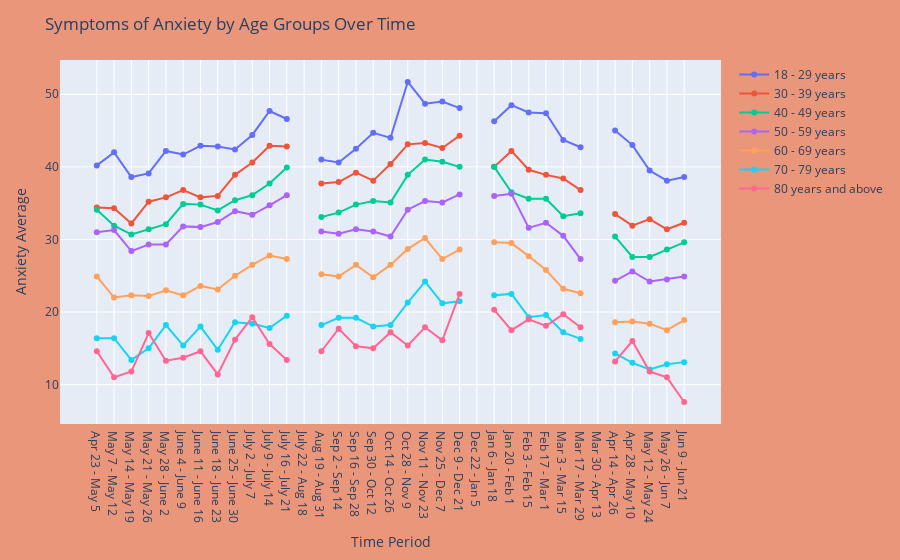

Write notebook code for a chart like this one.
### Code cell
#Anxiety by Age


fig = go.Figure()
for i in ageAF['Subgroup'].drop_duplicates():
    tempAF = ageAF['Subgroup'] == i                   
    tempdataAF=ageAF[tempAF]                                 #pulled age group name for each iteration in line above
    tempName = str(tempdataAF['Subgroup'])                   #names 790+ characters long so I trimmed them
    tempName = tempName[2:22]                              
    tempName = tempName.strip()                              
    if len(tempName) > 13:                                #because I trimmed this one from the front, I had to add "bove"
        tempName = tempName + "bove"                      #so the final label would be 80 years and above #HARDCODED LOL
    fig.add_trace(go.Scatter(x = tempdataAF['Time Period Label'], y = tempdataAF['Value'],
                            mode = 'lines+markers',
                            name = tempName))
                  
                                                             #create each line 

            
#format the layout of the table
fig.update_layout(title = 'Symptoms of Anxiety by Age Groups Over Time',
                 xaxis_title = 'Time Period',
                 yaxis_title = 'Anxiety Average', 
                  margin = dict(l = 60, r = 60, t = 60, b = 60), 
                  showlegend = True,
                 paper_bgcolor = "darksalmon")                
fig.update_yaxes(automargin = True)

#save and display figure
#fig.write_image('national_estimate_age_anxiety.svg')
fig.write_html('national_estimate_age_anxiety.html', full_html=False)
fig.show()

### Figure 1 — Plotly figure (JSON) as saved in the notebook; plotly's stock layout.template omitted (floating-point values rounded to 4 significant figures)
{"data": [{"mode": "lines+markers", "name": "18 - 29 years", "type": "scatter", "x": ["Apr 23 - May 5", "May 7 - May 12", "May 14 - May 19", "May 21 - May 26", "May 28 - June 2", "June 4 - June 9", "June 11 - June 16", "June 18 - June 23", "June 25 - June 30", "July 2 - July 7", "July 9 - July 14", "July 16 - July 21", "July 22 - Aug 18", "Aug 19 - Aug 31", "Sep 2 - Sep 14", "Sep 16 - Sep 28", "Sep 30 - Oct 12", "Oct 14 - Oct 26", "Oct 28 - Nov 9", "Nov 11 - Nov 23", "Nov 25 - Dec 7", "Dec 9 - Dec 21", "Dec 22 - Jan 5", "Jan 6 - Jan 18", "Jan 20 - Feb 1", "Feb 3 - Feb 15", "Feb 17 - Mar 1", "Mar 3 - Mar 15", "Mar 17 - Mar 29", "Mar 30 - Apr 13", "Apr 14 - Apr 26", "Apr 28 - May 10", "May 12 - May 24", "May 26 - Jun 7", "Jun 9 - Jun 21"], "y": [40.2, 42, 38.6, 39.1, 42.2, 41.7, 42.9, 42.8, 42.4, 44.4, 47.7, 46.6, null, 41, 40.6, 42.5, 44.7, 44, 51.7, 48.7, 49, 48.1, null, 46.3, 48.5, 47.5, 47.4, 43.7, 42.7, null, 45, 43, 39.5, 38.1, 38.6]}, {"mode": "lines+markers", "name": "30 - 39 years", "type": "scatter", "x": ["Apr 23 - May 5", "May 7 - May 12", "May 14 - May 19", "May 21 - May 26", "May 28 - June 2", "June 4 - June 9", "June 11 - June 16", "June 18 - June 23", "June 25 - June 30", "July 2 - July 7", "July 9 - July 14", "July 16 - July 21", "July 22 - Aug 18", "Aug 19 - Aug 31", "Sep 2 - Sep 14", "Sep 16 - Sep 28", "Sep 30 - Oct 12", "Oct 14 - Oct 26", "Oct 28 - Nov 9", "Nov 11 - Nov 23", "Nov 25 - Dec 7", "Dec 9 - Dec 21", "Dec 22 - Jan 5", "Jan 6 - Jan 18", "Jan 20 - Feb 1", "Feb 3 - Feb 15", "Feb 17 - Mar 1", "Mar 3 - Mar 15", "Mar 17 - Mar 29", "Mar 30 - Apr 13", "Apr 14 - Apr 26", "Apr 28 - May 10", "May 12 - May 24", "May 26 - Jun 7", "Jun 9 - Jun 21"], "y": [34.4, 34.3, 32.2, 35.2, 35.8, 36.8, 35.8, 36, 38.9, 40.6, 42.9, 42.8, null, 37.7, 37.9, 39.2, 38.1, 40.4, 43.1, 43.3, 42.6, 44.3, null, 40, 42.2, 39.6, 38.9, 38.4, 36.8, null, 33.5, 31.9, 32.8, 31.4, 32.3]}, {"mode": "lines+markers", "name": "40 - 49 years", "type": "scatter", "x": ["Apr 23 - May 5", "May 7 - May 12", "May 14 - May 19", "May 21 - May 26", "May 28 - June 2", "June 4 - June 9", "June 11 - June 16", "June 18 - June 23", "June 25 - June 30", "July 2 - July 7", "July 9 - July 14", "July 16 - July 21", "July 22 - Aug 18", "Aug 19 - Aug 31", "Sep 2 - Sep 14", "Sep 16 - Sep 28", "Sep 30 - Oct 12", "Oct 14 - Oct 26", "Oct 28 - Nov 9", "Nov 11 - Nov 23", "Nov 25 - Dec 7", "Dec 9 - Dec 21", "Dec 22 - Jan 5", "Jan 6 - Jan 18", "Jan 20 - Feb 1", "Feb 3 - Feb 15", "Feb 17 - Mar 1", "Mar 3 - Mar 15", "Mar 17 - Mar 29", "Mar 30 - Apr 13", "Apr 14 - Apr 26", "Apr 28 - May 10", "May 12 - May 24", "May 26 - Jun 7", "Jun 9 - Jun 21"], "y": [34.1, 31.9, 30.7, 31.4, 32.1, 34.9, 34.8, 34, 35.4, 36.1, 37.7, 39.9, null, 33.1, 33.7, 34.8, 35.3, 35.1, 38.9, 41, 40.7, 40, null, 40, 36.5, 35.6, 35.6, 33.2, 33.6, null, 30.4, 27.6, 27.6, 28.6, 29.6]}, {"mode": "lines+markers", "name": "50 - 59 years", "type": "scatter", "x": ["Apr 23 - May 5", "May 7 - May 12", "May 14 - May 19", "May 21 - May 26", "May 28 - June 2", "June 4 - June 9", "June 11 - June 16", "June 18 - June 23", "June 25 - June 30", "July 2 - July 7", "July 9 - July 14", "July 16 - July 21", "July 22 - Aug 18", "Aug 19 - Aug 31", "Sep 2 - Sep 14", "Sep 16 - Sep 28", "Sep 30 - Oct 12", "Oct 14 - Oct 26", "Oct 28 - Nov 9", "Nov 11 - Nov 23", "Nov 25 - Dec 7", "Dec 9 - Dec 21", "Dec 22 - Jan 5", "Jan 6 - Jan 18", "Jan 20 - Feb 1", "Feb 3 - Feb 15", "Feb 17 - Mar 1", "Mar 3 - Mar 15", "Mar 17 - Mar 29", "Mar 30 - Apr 13", "Apr 14 - Apr 26", "Apr 28 - May 10", "May 12 - May 24", "May 26 - Jun 7", "Jun 9 - Jun 21"], "y": [31, 31.3, 28.4, 29.3, 29.3, 31.8, 31.7, 32.4, 33.9, 33.4, 34.7, 36.1, null, 31.1, 30.8, 31.4, 31.1, 30.4, 34.1, 35.3, 35.1, 36.2, null, 36, 36.3, 31.6, 32.3, 30.5, 27.3, null, 24.3, 25.6, 24.2, 24.5, 24.9]}, {"mode": "lines+markers", "name": "60 - 69 years", "type": "scatter", "x": ["Apr 23 - May 5", "May 7 - May 12", "May 14 - May 19", "May 21 - May 26", "May 28 - June 2", "June 4 - June 9", "June 11 - June 16", "June 18 - June 23", "June 25 - June 30", "July 2 - July 7", "July 9 - July 14", "July 16 - July 21", "July 22 - Aug 18", "Aug 19 - Aug 31", "Sep 2 - Sep 14", "Sep 16 - Sep 28", "Sep 30 - Oct 12", "Oct 14 - Oct 26", "Oct 28 - Nov 9", "Nov 11 - Nov 23", "Nov 25 - Dec 7", "Dec 9 - Dec 21", "Dec 22 - Jan 5", "Jan 6 - Jan 18", "Jan 20 - Feb 1", "Feb 3 - Feb 15", "Feb 17 - Mar 1", "Mar 3 - Mar 15", "Mar 17 - Mar 29", "Mar 30 - Apr 13", "Apr 14 - Apr 26", "Apr 28 - May 10", "May 12 - May 24", "May 26 - Jun 7", "Jun 9 - Jun 21"], "y": [24.9, 22, 22.3, 22.2, 23, 22.3, 23.6, 23.1, 25, 26.5, 27.8, 27.3, null, 25.2, 24.9, 26.5, 24.8, 26.5, 28.7, 30.2, 27.3, 28.6, null, 29.6, 29.5, 27.7, 25.8, 23.2, 22.6, null, 18.6, 18.7, 18.4, 17.5, 18.9]}, {"mode": "lines+markers", "name": "70 - 79 years", "type": "scatter", "x": ["Apr 23 - May 5", "May 7 - May 12", "May 14 - May 19", "May 21 - May 26", "May 28 - June 2", "June 4 - June 9", "June 11 - June 16", "June 18 - June 23", "June 25 - June 30", "July 2 - July 7", "July 9 - July 14", "July 16 - July 21", "July 22 - Aug 18", "Aug 19 - Aug 31", "Sep 2 - Sep 14", "Sep 16 - Sep 28", "Sep 30 - Oct 12", "Oct 14 - Oct 26", "Oct 28 - Nov 9", "Nov 11 - Nov 23", "Nov 25 - Dec 7", "Dec 9 - Dec 21", "Dec 22 - Jan 5", "Jan 6 - Jan 18", "Jan 20 - Feb 1", "Feb 3 - Feb 15", "Feb 17 - Mar 1", "Mar 3 - Mar 15", "Mar 17 - Mar 29", "Mar 30 - Apr 13", "Apr 14 - Apr 26", "Apr 28 - May 10", "May 12 - May 24", "May 26 - Jun 7", "Jun 9 - Jun 21"], "y": [16.4, 16.4, 13.4, 15, 18.2, 15.4, 18, 14.8, 18.6, 18.4, 17.8, 19.5, null, 18.2, 19.2, 19.2, 18, 18.2, 21.3, 24.2, 21.2, 21.5, null, 22.3, 22.5, 19.3, 19.6, 17.2, 16.3, null, 14.3, 13, 12.1, 12.8, 13.1]}, {"mode": "lines+markers", "name": "80 years and above", "type": "scatter", "x": ["Apr 23 - May 5", "May 7 - May 12", "May 14 - May 19", "May 21 - May 26", "May 28 - June 2", "June 4 - June 9", "June 11 - June 16", "June 18 - June 23", "June 25 - June 30", "July 2 - July 7", "July 9 - July 14", "July 16 - July 21", "July 22 - Aug 18", "Aug 19 - Aug 31", "Sep 2 - Sep 14", "Sep 16 - Sep 28", "Sep 30 - Oct 12", "Oct 14 - Oct 26", "Oct 28 - Nov 9", "Nov 11 - Nov 23", "Nov 25 - Dec 7", "Dec 9 - Dec 21", "Dec 22 - Jan 5", "Jan 6 - Jan 18", "Jan 20 - Feb 1", "Feb 3 - Feb 15", "Feb 17 - Mar 1", "Mar 3 - Mar 15", "Mar 17 - Mar 29", "Mar 30 - Apr 13", "Apr 14 - Apr 26", "Apr 28 - May 10", "May 12 - May 24", "May 26 - Jun 7", "Jun 9 - Jun 21"], "y": [14.6, 11, 11.8, 17.1, 13.3, 13.7, 14.6, 11.4, 16.2, 19.3, 15.6, 13.4, null, 14.6, 17.7, 15.3, 15, 17.2, 15.4, 17.9, 16.1, 22.5, null, 20.3, 17.5, 19, 18.1, 19.7, 17.9, null, 13.2, 16, 11.8, 11, 7.6]}], "layout": {"autosize": true, "margin": {"b": 60, "l": 60, "r": 60, "t": 60}, "paper_bgcolor": "darksalmon", "showlegend": true, "title": {"text": "Symptoms of Anxiety by Age Groups Over Time"}, "xaxis": {"autorange": true, "range": [-2.174, 36.17], "title": {"text": "Time Period"}, "type": "category"}, "yaxis": {"automargin": true, "autorange": true, "range": [4.261, 55.04], "title": {"text": "Anxiety Average"}, "type": "linear"}}}
